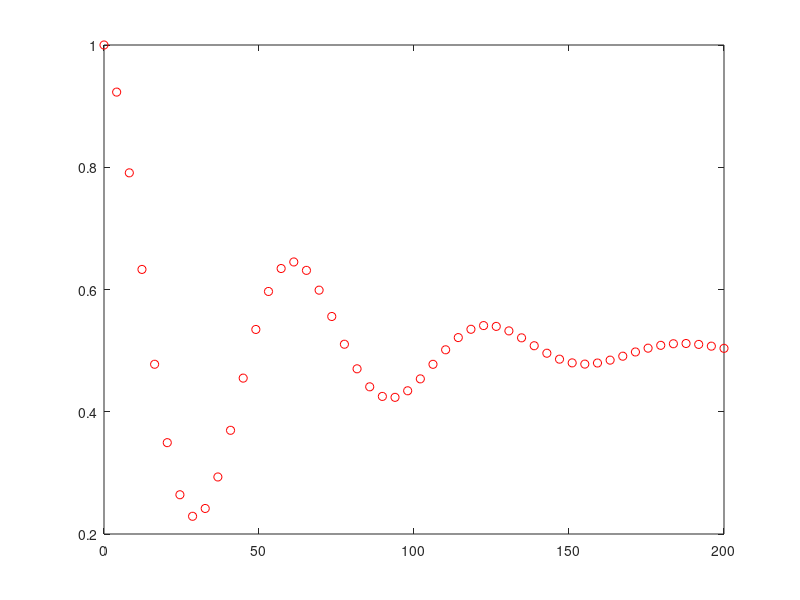

Recreate this plot in MATLAB.
hbar = 1;   d=2;   Omega = 0.05;   Gamma = Omega/5;
t = linspace(0, 200, 50); 

% Building the superoperator
H_s = [0 hbar*Omega; hbar*Omega 0];
L = [0 1; 1 0];
I = eye(2);
P = (-1i/hbar)*(kron(I, H_s) - kron(H_s.', I)) ...
    + Gamma*(kron(conj(L), L) - (1/2)*(kron((L'*L).',I) + kron(I, L'*L)));

% Finding matrices containing right and left eigenvectors:
% D is a diagonal matrix of eigenvalues
% Columns of R_mat and L_mat correspond to left and right eigenvectors s.t.
% P*R_mat = R_mat*D and L_mat'*P = D*L_mat' (where ' denotes conjugate transpose)
[R_mat, D, L_mat] = eig(P);

vec_rho_0 = [0 0 0 1]';                              % Initial rho vector
vec_rho_t = zeros(length(vec_rho_0), length(t));    % Initializing solution

for k=1:(d^2)
    % Obtaining normalized eigenvectors and coefficients
    norm_fac = sqrt(L_mat(:,k)'*R_mat(:,k));
    L_k_dag_norm = L_mat(:,k)'/norm_fac;
    R_k_norm = R_mat(:,k)/norm_fac;
    a(k) = L_k_dag_norm*vec_rho_0;                  
    
    % Summing the kth solution 
    vec_rho_t(:,:) = vec_rho_t(:,:) + a(k)*R_k_norm*exp(D(k,k)*t);
end

% Real part plotted, ignoring small imaginary errors of numerical eigensolutions
plot(t, real(vec_rho_t(4,:)), 'ro'); hold on
